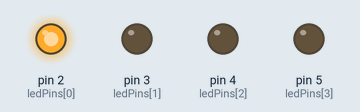
A sketch run on a simulated Arduino Uno, built with avr-gcc and run on an emulated ATmega328P. On the bench: output pins drawn as LEDs (lit = HIGH).

Above: at 0.02 s.
At 0.72 s:
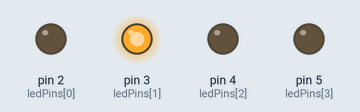
At 1.32 s:
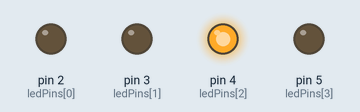
At 2.6 s:
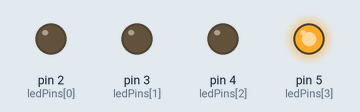
Timing chart, 0 to 3.0 s (numbered marks = the images above):
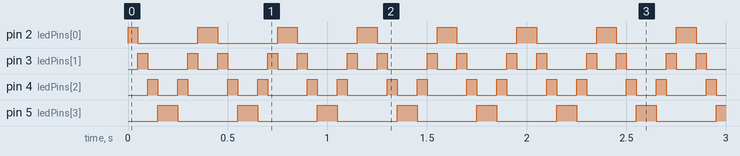

The sketch:

LED_Chaser_for_4_LEDs.ino
```cpp
// LED Chaser for 4 LEDs

const int ledPins[] = {2, 3, 4, 5}; // Connect LEDs to digital pins 2–5
const int numLeds = 4;
const int delayTime = 50; // Delay in milliseconds

void setup() {
  // Set all LED pins as OUTPUT
  for (int i = 0; i < numLeds; i++) {
    pinMode(ledPins[i], OUTPUT);
  }
}

void loop() {
  // Forward chase
  for (int i = 0; i < numLeds; i++) {
    digitalWrite(ledPins[i], HIGH);
    delay(delayTime);
    digitalWrite(ledPins[i], LOW);
  }

  // Optional: Reverse chase
  for (int i = numLeds - 1; i >= 0; i--) {
    digitalWrite(ledPins[i], HIGH);
    delay(delayTime);
    digitalWrite(ledPins[i], LOW);
  }
}
```

Measured:
- by itself, pin 2 (ledPins[0]), pin 5 (ledPins[3]): alternates HIGH for 0.10 s and LOW for 0.30 s
- by itself, pin 3 (ledPins[1]): repeats every 0.40 s: LOW 0.20 s, HIGH 0.05 s, LOW 0.10 s, HIGH 0.05 s
- by itself, pin 4 (ledPins[2]): repeats every 0.40 s: LOW 0.10 s, HIGH 0.05 s, LOW 0.20 s, HIGH 0.05 s
